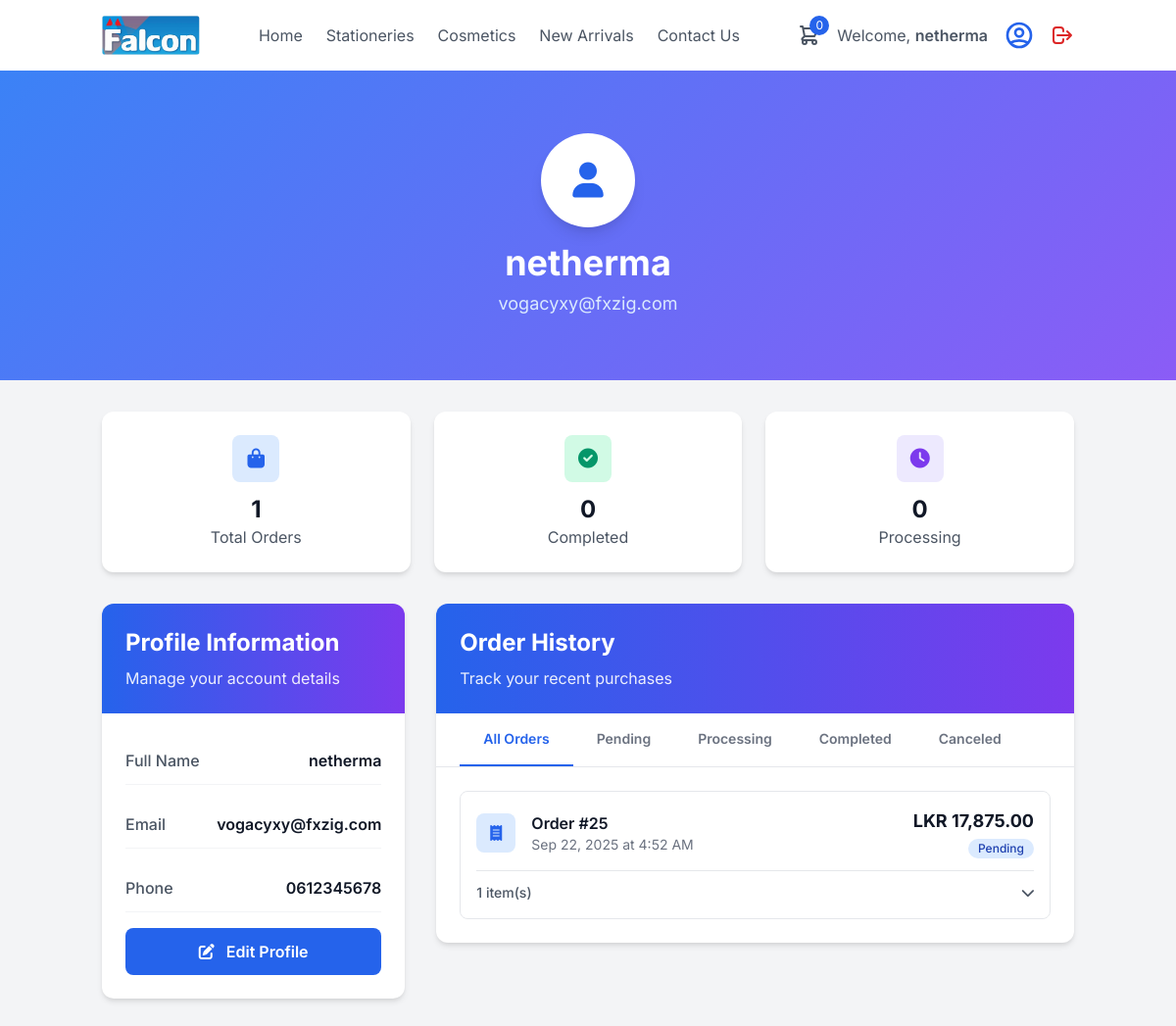
The page /falconstationery.com/profile.php (signed in) on the database its author committed.
### tables this page shows
CREATE TABLE `users` (
  `user_id` int(11) NOT NULL,
  `full_name` varchar(100) NOT NULL,
  `shop_name` varchar(150) DEFAULT NULL,
  `email` varchar(100) DEFAULT NULL,
  `phone` varchar(20) NOT NULL,
  `password` varchar(255) NOT NULL,
  `address` text,
  `city` varchar(100) DEFAULT NULL,
  `route_name` varchar(50) DEFAULT NULL,
  `district` varchar(100) DEFAULT NULL,
  `profile_image_url` text,
  `user_type` enum('shop_owner','admin') DEFAULT 'shop_owner',
  `status` enum('active','inactive') DEFAULT 'active',
  `created_at` timestamp NOT NULL DEFAULT CURRENT_TIMESTAMP,
  `updated_at` timestamp NOT NULL DEFAULT '0000-00-00 00:00:00'
);

CREATE TABLE `Orders` (
  `OrderID` int(11) NOT NULL,
  `user_id` int(11) DEFAULT NULL,
  `OrderDate` timestamp NOT NULL DEFAULT CURRENT_TIMESTAMP,
  `TotalAmount` decimal(10,2) NOT NULL,
  `Status` enum('Pending','Processing','Canceled','Completed') NOT NULL DEFAULT 'Pending'
);

### falconstationery.com/profile.php (the view, shortened to what this page needs)
<?php
$conn = new mysqli(DB_SERVER, DB_USERNAME, DB_PASSWORD, DB_NAME);
$user_id = $_SESSION['user_id'];
$user_details = [];
$sql_user_details = "SELECT full_name, shop_name, email, phone, address, city, district FROM users WHERE user_id = ?";
if ($stmt_user_details = $conn->prepare($sql_user_details)) {
    $stmt_user_details->bind_param("i", $user_id);
    if ($stmt_user_details->execute()) {
        $result_user_details = $stmt_user_details->get_result();
        if ($result_user_details->num_rows > 0) {
            $user_details = $result_user_details->fetch_assoc();
        }
    }
}
$full_name = htmlspecialchars($user_details['full_name'] ?? '');
$email = htmlspecialchars($user_details['email'] ?? '');
$phone = htmlspecialchars($user_details['phone'] ?? '');
function formatCurrency($value) {
    return number_format(floatval($value), 2);
}
function getDirectImageUrl($url, $size = "w200-h200") {
    if (!empty($url) && preg_match('/(?:d\/|id=)([a-zA-Z0-9_-]+)/', $url, $matches)) {
        $fileId = $matches[1];
        return "https://drive.google.com/thumbnail?id=" . $fileId . "&sz=" . $size;
    }
    return "https://placehold.co/200x200/e5e7eb/7f8c8d?text=No+Image";
}
$orders = [];
$sql_orders = "SELECT OrderID, OrderDate, TotalAmount, Status FROM Orders WHERE user_id = ? ORDER BY OrderDate DESC";
if ($stmt_orders = $conn->prepare($sql_orders)) {
    $stmt_orders->bind_param("i", $user_id);
    if ($stmt_orders->execute()) {
        $result_orders = $stmt_orders->get_result();
        while ($order = $result_orders->fetch_assoc()) {
            $order['items'] = [];
            $sql_items = "SELECT OrderItemID, ItemID, VariantID, Price, Quantity FROM OrderItems WHERE OrderID = ?";
            if ($stmt_items = $conn->prepare($sql_items)) {
                $stmt_items->bind_param("i", $order['OrderID']);
                if ($stmt_items->execute()) {
                    $result_items = $stmt_items->get_result();
                    while ($item = $result_items->fetch_assoc()) {
                        $itemName = '';
                        $variantName = '';
                        $photoUrl = "https://placehold.co/200x200/e5e7eb/7f8c8d?text=No+Image";
                        $sql_item_details = "SELECT Name, ProductPhoto FROM Item_List WHERE ItemID = ?";
                        if ($stmt_item_details = $conn->prepare($sql_item_details)) {
                            $stmt_item_details->bind_param("i", $item['ItemID']);
                            $stmt_item_details->execute();
                            $result_item_details = $stmt_item_details->get_result();
                            if ($item_row = $result_item_details->fetch_assoc()) {
                                $itemName = $item_row['Name'];
                                $photoUrl = getDirectImageUrl($item_row['ProductPhoto']);
                            }
                        }
                        $item['Name'] = $itemName . $variantName;
                        $item['ProductPhoto'] = $photoUrl;
                        $order['items'][] = $item;
                    }
                }
            }
            $orders[] = $order;
        }
    }
}
?>
<!DOCTYPE html>
<html lang="en">
<head>
    <link href="https://cdnjs.cloudflare.com/ajax/libs/tailwindcss/2.2.19/tailwind.min.css" rel="stylesheet">
    <link rel="stylesheet" href="https://cdnjs.cloudflare.com/ajax/libs/font-awesome/6.0.0-beta3/css/all.min.css">
</head>
<body class="bg-gray-100 min-h-screen">
    <header class="bg-white shadow-md">
        <div class="container mx-auto px-4 py-4 flex items-center justify-between">
            <a href="index.php" class="flex items-center space-x-2">
                <img src="./images/logo.png" alt="Logo" class="h-10">
            </a>
            <nav class="hidden md:flex items-center space-x-6">
                <a href="index.php" class="text-gray-600 hover:text-blue-600 transition duration-300">Home</a>
                <a href="stationeries.php" class="text-gray-600 hover:text-blue-600 transition duration-300">Stationeries</a>
                <a href="cosmetics.php" class="text-gray-600 hover:text-blue-600 transition duration-300">Cosmetics</a>
                <a href="new_arrivals.php" class="text-gray-600 hover:text-blue-600 transition duration-300">New Arrivals</a>
                <a href="contact.php" class="text-gray-600 hover:text-blue-600 transition duration-300">Contact Us</a>
            </nav>
            <div class="flex items-center space-x-4">
                <a href="cart.php" class="text-gray-600 hover:text-blue-600 transition duration-300 relative">
                    <span class="absolute -top-2 -right-2 bg-blue-600 text-white text-xs rounded-full h-5 w-5 flex items-center justify-center">
                        <?php echo isset($_SESSION['cart']) ? count($_SESSION['cart']) : 0; ?>
                    </span>
                </a>
                <div class="flex items-center space-x-2 md:space-x-4">
                    <div class="hidden md:block text-gray-600">Welcome, <span class="font-semibold"><?php echo $full_name; ?></span></div>
                    <a href="profile.php" class="text-blue-600 hover:text-blue-700 transition duration-300">
                    </a>
                    <a href="logout.php" class="text-red-600 hover:text-red-700 transition duration-300">
                        <svg xmlns="http://www.w3.org/2000/svg" class="h-6 w-6" fill="none" viewBox="0 0 24 24" stroke="currentColor">
                            <path stroke-linecap="round" stroke-linejoin="round" stroke-width="2" d="M17 16l4-4m0 0l-4-4m4 4H7m6 4v1a3 3 0 01-3 3H6a3 3 0 01-3-3V7a3 3 0 013-3h4a3 3 0 013 3v1" />
                        </svg>
                    </a>
                </div>
            </div>
        </div>
    </header>
    <section class="gradient-header py-16">
        <div class="container mx-auto px-4 text-center">
            <div class="w-24 h-24 bg-white rounded-full mx-auto mb-4 flex items-center justify-center shadow-lg">
                <i class="fas fa-user text-4xl text-blue-600"></i>
            </div>
            <h1 class="text-4xl font-bold text-white mb-2"><?php echo $full_name; ?></h1>
            <p class="text-blue-100 text-lg"><?php echo $email; ?></p>
        </div>
    </section>
    <main class="container mx-auto px-4 py-8">
        <div class="grid grid-cols-1 md:grid-cols-3 gap-6 mb-8">
            <div class="bg-white rounded-xl shadow-md p-6 text-center hover:shadow-lg transition-shadow">
                <div class="w-12 h-12 bg-blue-100 rounded-lg mx-auto mb-3 flex items-center justify-center">
                    <i class="fas fa-shopping-bag text-blue-600 text-xl"></i>
                </div>
                <h3 class="text-2xl font-bold text-gray-900"><?php echo count($orders); ?></h3>
                <p class="text-gray-600">Total Orders</p>
            </div>
            <div class="bg-white rounded-xl shadow-md p-6 text-center hover:shadow-lg transition-shadow">
                <div class="w-12 h-12 bg-green-100 rounded-lg mx-auto mb-3 flex items-center justify-center">
                    <i class="fas fa-check-circle text-green-600 text-xl"></i>
                </div>
                <h3 class="text-2xl font-bold text-gray-900">
                    <?php echo count(array_filter($orders, function($o) { return $o['Status'] === 'Completed'; })); ?>
                </h3>
                <p class="text-gray-600">Completed</p>
            </div>
            <div class="bg-white rounded-xl shadow-md p-6 text-center hover:shadow-lg transition-shadow">
                <div class="w-12 h-12 bg-purple-100 rounded-lg mx-auto mb-3 flex items-center justify-center">
                    <i class="fas fa-clock text-purple-600 text-xl"></i>
                </div>
                <h3 class="text-2xl font-bold text-gray-900">
                    <?php echo count(array_filter($orders, function($o) { return $o['Status'] === 'Processing'; })); ?>
                </h3>
                <p class="text-gray-600">Processing</p>
            </div>
        </div>
        <div class="grid grid-cols-1 lg:grid-cols-3 gap-8">
            <div class="lg:col-span-1">
                <div class="bg-white rounded-xl shadow-md overflow-hidden">
                    <div class="bg-gradient-to-r from-blue-600 to-purple-600 p-6 text-white">
                        <h2 class="text-2xl font-bold mb-2">Profile Information</h2>
                        <p class="opacity-90">Manage your account details</p>
                    </div>
                    <div class="p-6 space-y-4">
                        <div class="flex items-center justify-between py-3 border-b border-gray-100">
                            <span class="text-gray-600 font-medium">Full Name</span>
                            <span class="text-gray-900 font-semibold"><?php echo $full_name; ?></span>
                        </div>
                        <div class="flex items-center justify-between py-3 border-b border-gray-100">
                            <span class="text-gray-600 font-medium">Email</span>
                            <span class="text-gray-900 font-semibold"><?php echo $email; ?></span>
                        </div>
                        <div class="flex items-center justify-between py-3 border-b border-gray-100">
                            <span class="text-gray-600 font-medium">Phone</span>
                            <span class="text-gray-900 font-semibold"><?php echo $phone; ?></span>
                        </div>
                        <button id="edit-profile-btn" class="w-full mt-6 bg-blue-600 hover:bg-blue-700 text-white font-semibold py-3 rounded-lg transition-colors">
                            <i class="fas fa-edit mr-2"></i>
                            Edit Profile
                        </button>
                    </div>
                </div>
            </div>
            <div class="lg:col-span-2">
                <div class="bg-white rounded-xl shadow-md overflow-hidden">
                    <div class="bg-gradient-to-r from-blue-600 to-purple-600 p-6 text-white">
                        <h2 class="text-2xl font-bold mb-2">Order History</h2>
                        <p class="opacity-90">Track your recent purchases</p>
                    </div>
                    <div class="border-b border-gray-200">
                        <div class="flex overflow-x-auto px-6">
                            <button class="order-filter-btn py-4 px-6 text-sm font-semibold border-b-2 border-blue-600 text-blue-600 whitespace-nowrap" data-status="All">
                                All Orders
                            </button>
                            <button class="order-filter-btn py-4 px-6 text-sm font-semibold border-b-2 border-transparent text-gray-500 hover:text-gray-700 whitespace-nowrap" data-status="Pending">
                                Pending
                            </button>
							<button class="order-filter-btn py-4 px-6 text-sm font-semibold border-b-2 border-transparent text-gray-500 hover:text-gray-700 whitespace-nowrap" data-status="Processing">
                                Processing
                            </button>
                            <button class="order-filter-btn py-4 px-6 text-sm font-semibold border-b-2 border-transparent text-gray-500 hover:text-gray-700 whitespace-nowrap" data-status="Completed">
                                Completed
                            </button>
                            <button class="order-filter-btn py-4 px-6 text-sm font-semibold border-b-2 border-transparent text-gray-500 hover:text-gray-700 whitespace-nowrap" data-status="Canceled">
                                Canceled
                            </button>
                        </div>
                    </div>
                    <div class="p-6">
                        <?php if (!empty($orders)): ?>
                            <div class="space-y-4" id="orders-container">
                                <?php foreach ($orders as $order): ?>
                                    <div class="order-item border border-gray-200 rounded-lg p-4 hover:shadow-md transition-shadow animate-fade-in" data-status="<?php echo htmlspecialchars($order['Status']); ?>">
                                        <div class="flex items-center justify-between mb-3">
                                            <div class="flex items-center space-x-4">
                                                <div class="w-10 h-10 bg-blue-100 rounded-lg flex items-center justify-center">
                                                    <i class="fas fa-receipt text-blue-600"></i>
                                                </div>
                                                <div>
                                                    <h3 class="font-semibold text-gray-900">Order #<?php echo htmlspecialchars($order['OrderID']); ?></h3>
                                                    <p class="text-sm text-gray-500"><?php echo date('M j, Y \a\t g:i A', strtotime($order['OrderDate'])); ?></p>
                                                </div>
                                            </div>
                                            <div class="text-right">
                                                <p class="text-lg font-bold text-gray-900">LKR <?php echo formatCurrency($order['TotalAmount']); ?></p>
                                                <span class="inline-flex items-center px-2.5 py-0.5 rounded-full text-xs font-medium <?php
                                                    switch ($order['Status']) {
                                                        default: echo 'bg-blue-100 text-blue-800'; break;
                                                    }
                                                ?>">
                                                    <?php echo htmlspecialchars($order['Status']); ?>
                                                </span>
                                            </div>
                                        </div>
                                        <div class="border-t pt-3">
                                            <button class="order-toggle-btn flex items-center justify-between w-full text-left text-sm text-gray-600 hover:text-gray-800">
                                                <span class="font-medium"><?php echo count($order['items']); ?> item(s)</span>
                                                <i class="fas fa-chevron-down transition-transform"></i>
                                            </button>
                                        </div>
                                    </div>
                                <?php endforeach; ?>
                            </div>
                        <?php endif; ?>
                    </div>
                </div>
            </div>
        </div>
    </main>
</body>

### falconstationery.com/profile.php (style rules this page uses)
body { font-family: 'Inter', sans-serif; }
.animate-fade-in { animation: fadeIn 0.5s ease-in; }
.gradient-header { background: linear-gradient(135deg, #3b82f6 0%, #8b5cf6 100%); }

### rows shown on the page
users: full_name "netherma", email "vogacyxy@fxzig.com", phone "0612345678"
orders: Status "0", OrderID "25", OrderDate "Sep 22, 2025 at 4:52 AM", TotalAmount "17,875.00", Status "Pending", count($order['items']) "1"

### other values the page prints
count($orders) "1"
